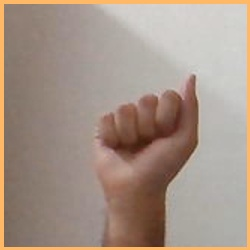
#> input picture Dataset/A/Original/AFC.jpg, 250 x 250 px, given in place of the camera
$ python backup.py   (older library calls are emulated)
#> lines starting #> are read from the running program, lines starting #| are printed output that depends on the picture; after the words box and inside, x2 and y2 are one past the last pixel; in counts of white or black regions, pixels touching at a corner belong together
import cv2
import numpy as np
import math
import sys

cap = cv2.VideoCapture(0)
cap.set(cv2.CAP_PROP_FRAME_WIDTH, 1280)
cap.set(cv2.CAP_PROP_FRAME_HEIGHT, 720)

while(cap.isOpened()):
    ret, img = cap.read()
#> img is the input picture: shape (250, 250, 3); mean B, G, R 135.7, 148, 165.7
    img = cv2.flip(img,1)
    start = 200
    end = 450

    cv2.rectangle(img, (start,start), (end,end), (102,185,255),5)
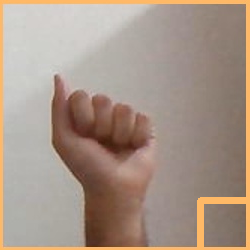
#> img: shape (250, 250, 3); mean B, G, R 135.6, 148.7, 166.9
    crop_img = img[start:end, start:end]
    contour_img = img[start:end, start:end]

    grey = cv2.cvtColor(crop_img, cv2.COLOR_BGR2GRAY)

    value = (35, 35)
    blurred = cv2.GaussianBlur(grey, value, 0)
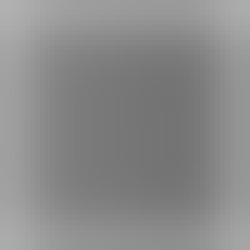
#> blurred: shape (50, 50) (shown 5 times larger); min 115, max 177, mean 138.5

    _, thresh1 = cv2.threshold(blurred, 135, 255,
                               cv2.THRESH_BINARY_INV+cv2.THRESH_OTSU)
#> thresh1: shape (50, 50); 50.4% white; 1 black region, box (x1, y1, x2, y2) and area: (0, 0, 50, 50) 1239

    kernal = np.ones((10,10),np.uint8)
    erosion = cv2.erode(thresh1,kernal,iterations=1)
#> erosion: shape (50, 50); 27% white; 1 white region, box (x1, y1, x2, y2) and area: (14, 12, 40, 42) 675
    dilation = cv2.dilate(erosion,kernal,iterations=1)
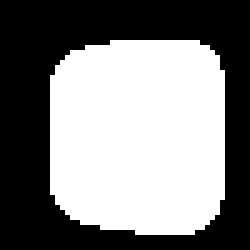
#> dilation: shape (50, 50) (shown 5 times larger); 50.4% white; 1 black region
    image, contours, hierarchy = cv2.findContours(thresh1.copy(),cv2.RETR_TREE, cv2.CHAIN_APPROX_NONE)
#> contours = 1 contour; box (x1, y1, x2, y2) and area: (9, 7, 45, 46) 1199

    cnt = max(contours, key = lambda x: cv2.contourArea(x))
#> cnt = contour of 122 points, box (x1, y1, x2, y2) (9, 7, 45, 46), area 1199
    hull = cv2.convexHull(cnt)
#> hull = contour of 20 points, box (x1, y1, x2, y2) (9, 7, 45, 46), area 1222
    drawing = np.zeros(contour_img.shape,np.uint8)
    cv2.drawContours(drawing, [cnt], 0, (0, 255, 0), 0)
    cv2.drawContours(drawing, [hull], 0,(0, 0, 255), 0)
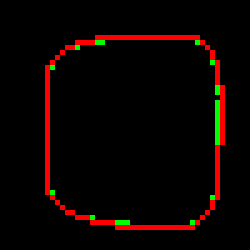
#> drawing: shape (50, 50, 3) (shown 5 times larger); mean of channels 0, 1, 2 0, 2.4, 12.4; drawn as B, G, R

    hull = cv2.convexHull(cnt, returnPoints=False)
#> hull = 20 values, max 105 at index 0, min 0 at index 19, mean 53.5
    defects = cv2.convexityDefects(cnt, hull)
#> defects = 13 rows, first 6: [0, 5, 1, 201], [5, 8, 6, 162], [11, 13, 12, 114], [36, 38, 37, 114], [41, 43, 42, 114], [43, 47, 46, 186]
    count_defects = 0
    cv2.drawContours(thresh1, contours, -1, (0, 255, 0), 3)
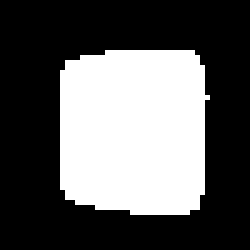
#> thresh1: shape (50, 50) (shown 5 times larger); 36.3% white; 1 white region, box (x1, y1, x2, y2) and area: (12, 10, 42, 43) 907

    for i in range(defects.shape[0]):
        s,e,f,d = defects[i,0]
        start = tuple(cnt[s][0])
        end = tuple(cnt[e][0])
        far = tuple(cnt[f][0])
        a = math.sqrt((end[0] - start[0])**2 + (end[1] - start[1])**2)
        b = math.sqrt((far[0] - start[0])**2 + (far[1] - start[1])**2)
        c = math.sqrt((end[0] - far[0])**2 + (end[1] - far[1])**2)
        angle = math.acos((b**2 + c**2 - a**2)/(2*b*c)) * 57
        if angle <= 90:
            count_defects += 1
            cv2.circle(contour_img, far, 1, [0,0,255], -1)
        dist = cv2.pointPolygonTest(cnt,far,True)
        cv2.line(contour_img,start, end, [0,255,0], 2)
        cv2.circle(contour_img,far,5,[0,0,255],-1)
#> this loop made 13 passes
#> (s, e, f, d, start, end, far, a) on passes 1 to 12: (0, 5, 1, 201, (21, 7), (16, 8), (20, 8), 5.1), (5, 8, 6, 162, (16, 8), (13, 9), (15, 9), 3.16), (11, 13, 12, 114, (10, 12), (9, 14), (10, 13), 2.24), (36, 38, 37, 114, (9, 37), (10, 39), (10, 38), 2.24), (41, 43, 42, 114, (13, 42), (15, 43), (14, 42), 2.24), (43, 47, 46, 186, (15, 43), (19, 44), (18, 43), 4.12), (47, 54, 53, 217, (19, 44), (26, 45), (25, 44), 7.07), (65, 67, 66, 114, (37, 45), (39, 44), (38, 44), 2.24), (70, 73, 72, 162, (42, 41), (43, 38), (42, 39), 3.16), (73, 92, 91, 242, (43, 38), (44, 19), (43, 20), 19.03), (92, 98, 93, 210, (44, 19), (43, 13), (43, 18), 6.08), (98, 101, 99, 162, (43, 13), (42, 10), (42, 12), 3.16)
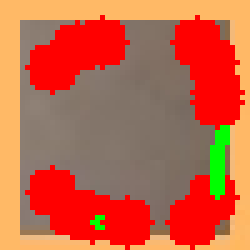
#> contour_img: shape (50, 50, 3) (shown 5 times larger); mean B, G, R 70.6, 100.3, 196.6
#> after the loop, count_defects = 0

    cv2.imshow('Gesture', img)
    all_img = np.hstack((drawing, contour_img))
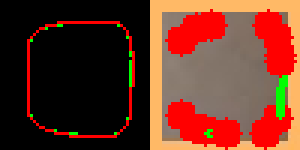
#> all_img: shape (50, 100, 3) (shown 3 times larger); mean of channels 0, 1, 2 35.3, 51.4, 104.5; drawn as B, G, R
    cv2.imshow('Thresholded', thresh1)
    cv2.imshow('Dilated', dilation)
    cv2.imshow('Contours', all_img)
    cv2.imshow('Grayscale', blurred)

    k = cv2.waitKey(10)
#> (key Esc is pressed here)
    if k == 27:
        break
